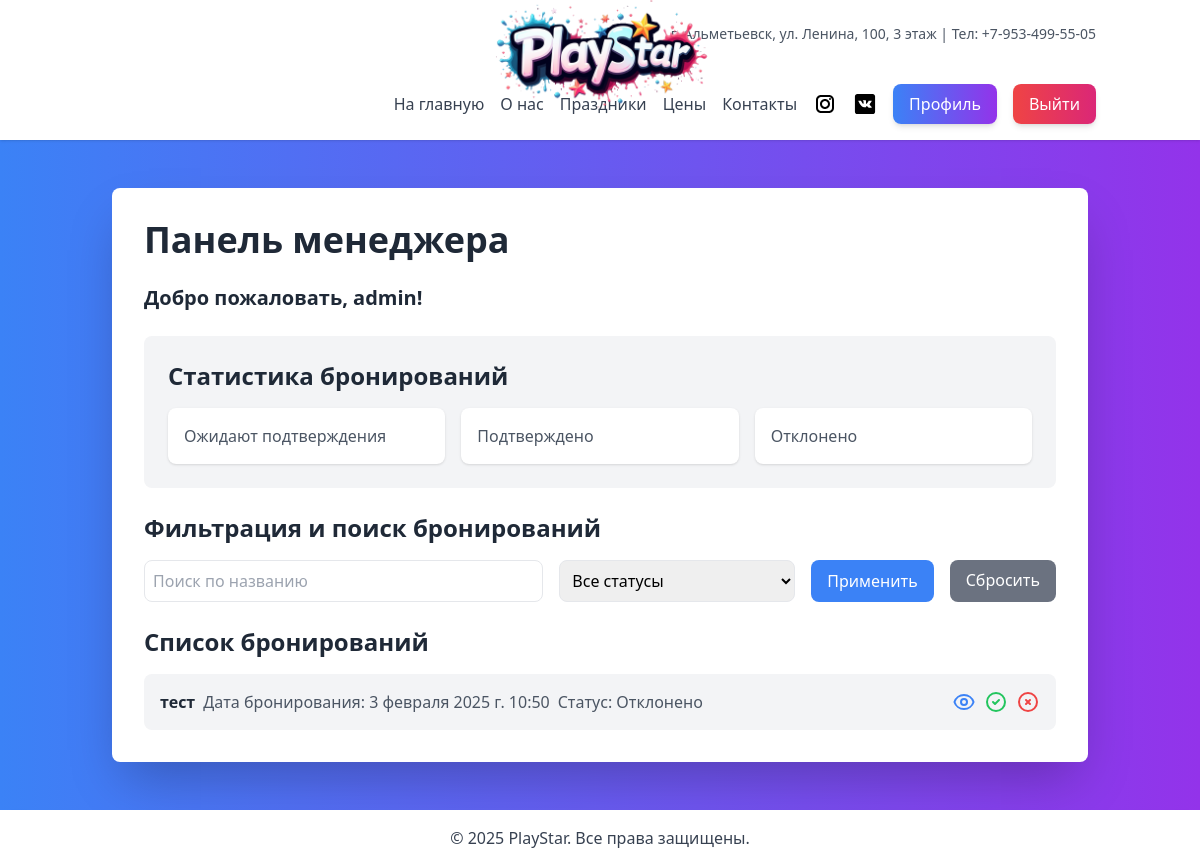
The app's page /staff/manager-dashboard/ (signed in), older data.
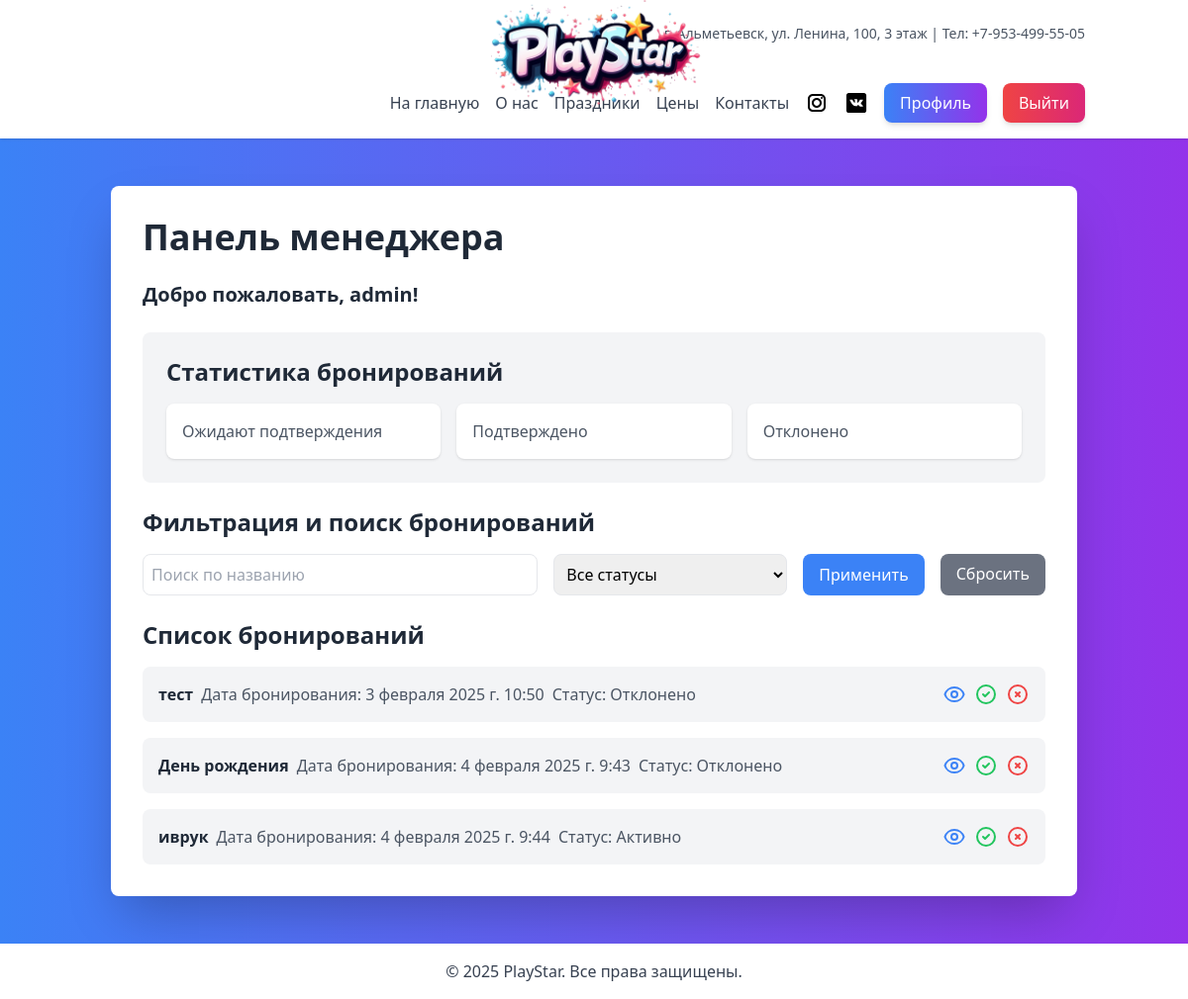
The same page, newer data.
### bookings/models.py (models this page shows, shortened)
class Booking(models.Model):
    user = models.ForeignKey(settings.AUTH_USER_MODEL, on_delete=models.CASCADE, related_name='bookings')
    event_name = models.CharField(max_length=255, verbose_name='Название мероприятия')
    booking_date = models.DateTimeField(auto_now_add=True, verbose_name='Дата бронирования')
    event_date = models.DateTimeField(verbose_name='Дата мероприятия')
    status = models.CharField(max_length=50, blank=True, null=True, default='Активно', verbose_name='Статус')
    children_count = models.PositiveIntegerField(default=1, blank=True, null=True, verbose_name='Количество детей')
    comment = models.TextField(max_length=255, blank=True, null=True, verbose_name='Комментарий')
    edited_by = models.CharField(max_length=50, blank=True, null=True, verbose_name='Отредактировано')  # Новое поле
    class Meta:
        verbose_name = 'Бронирование'
        verbose_name_plural = 'Бронирования'

### staff/views.py (the view)
# urls.py: path('manager-dashboard/', views.manager_dashboard, name='manager_dashboard'),
@login_required
@role_required('Admin', 'Manager')
def manager_dashboard(request):
    bookings = Booking.objects.all()
    return render(request, 'staff/manager_dashboard.html', {'bookings': bookings})

### staff/views.py (called while the page is built)
def role_required(*group_names):
    def in_groups(user):
        if user.is_authenticated:
            if bool(user.groups.filter(name__in=group_names)) or user.is_superuser:
                return True
        return False
    return user_passes_test(in_groups)

### staff/templates/staff/manager_dashboard.html (shortened to what the changed rows need)
{% extends 'base.html' %}
{% block content %}
<div class="flex space-x-8 max-w-6xl mx-auto">
    <div class="w-full bg-white p-8 rounded-lg shadow-2xl">
        <h2 class="text-4xl font-bold text-gray-800 mb-6">Панель менеджера</h2>
        <div class="mt-6">
            {% if bookings %}
                <ul class="space-y-4">
                    {% for booking in bookings %}
                        <li class="bg-gray-100 p-4 rounded-lg flex items-center justify-between">
                            <div class="flex items-center space-x-2">
                                <p class="text-gray-800"><strong>{{ booking.event_name }}</strong></p>
                                <p class="text-gray-600">Дата бронирования: {{ booking.booking_date }}</p>
                                <p class="text-gray-600">Статус: {{ booking.status }}</p>
                            </div>
                            <div class="flex space-x-2">
                                <button onclick="openModal('{{ booking.event_name }}', '{{ booking.booking_date }}', '{{ booking.event_date }}', '{{ booking.children_count }}', '{{ booking.comment }}')" class="text-blue-500 hover:text-blue-700">
                                </button>
                                <a href="{% url 'manage_booking' booking.id 'approve' %}" class="text-green-500 hover:text-green-700">
                                    <svg xmlns="http://www.w3.org/2000/svg" class="h-6 w-6" fill="none" viewBox="0 0 24 24" stroke="currentColor">
                                        <path stroke-linecap="round" stroke-linejoin="round" stroke-width="2" d="M9 12l2 2 4-4m6 2a9 9 0 11-18 0 9 9 0 0118 0z" />
                                    </svg>
                                </a>
                                <a href="{% url 'manage_booking' booking.id 'reject' %}" class="text-red-500 hover:text-red-700">
                                    <svg xmlns="http://www.w3.org/2000/svg" class="h-6 w-6" fill="none" viewBox="0 0 24 24" stroke="currentColor">
                                        <path stroke-linecap="round" stroke-linejoin="round" stroke-width="2" d="M10 14l2-2m0 0l2-2m-2 2l-2-2m2 2l2 2m7-2a9 9 0 11-18 0 9 9 0 0118 0z" />
                                    </svg>
                                </a>
                            </div>
                        </li>
                    {% endfor %}
                </ul>
            {% else %}
                <p class="text-gray-600">Бронирования не найдены.</p>
            {% endif %}
        </div>
    </div>
</div>
{% endblock %}

Row changes from the older to the newer data that the page shows:
added Booking: event_name "День рождения", booking_date "4 февраля 2025 г. 9:43", status "Отклонено"
added Booking: event_name "иврук", booking_date "4 февраля 2025 г. 9:44", status "Активно"
